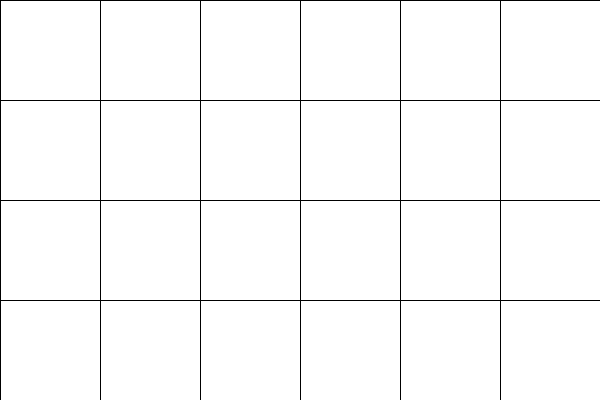
Frame 1 (no input)
Frame 60 (the mouse pressed at the canvas centre just before this capture): identical to frame 1, image omitted
Frame 120 (the mouse held since frame 60 and released just before this capture): identical to frame 1, image omitted

The Processing sketch that drew this single still picture (run headless with seeded random() and noise(); from frame 60 on, the mouse is pressed at the canvas centre):

// Processing sketch: week11_1_random_seat
// ── week11_1_random_seat.pde
void setup(){
  size(600,400); 
}
void draw(){
  background(255);
  for(int i=0;i<4;i++){
    for(int j=0;j<6;j++){
      rect(j*100,i*100,100,100); 
    }
   }
}
